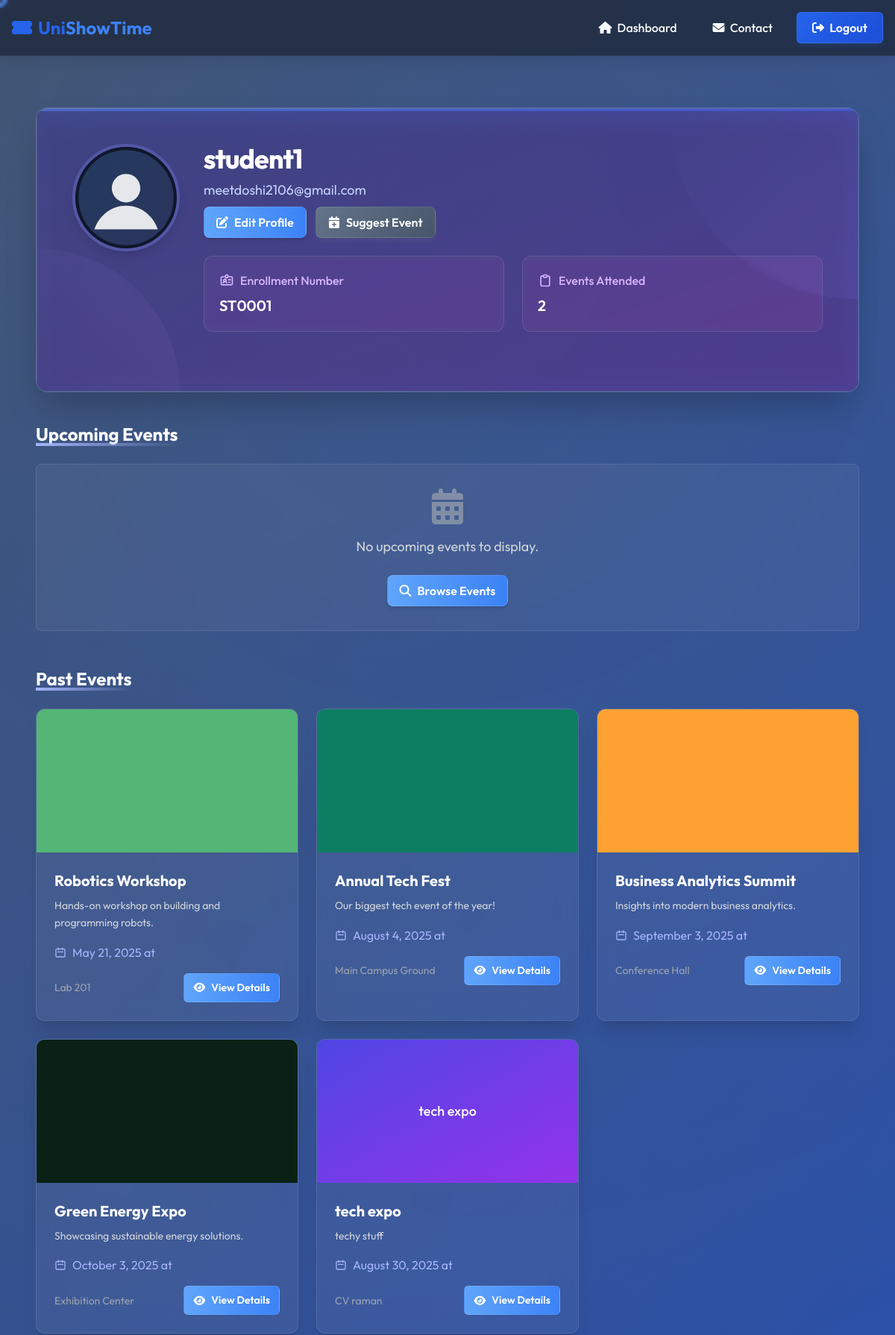
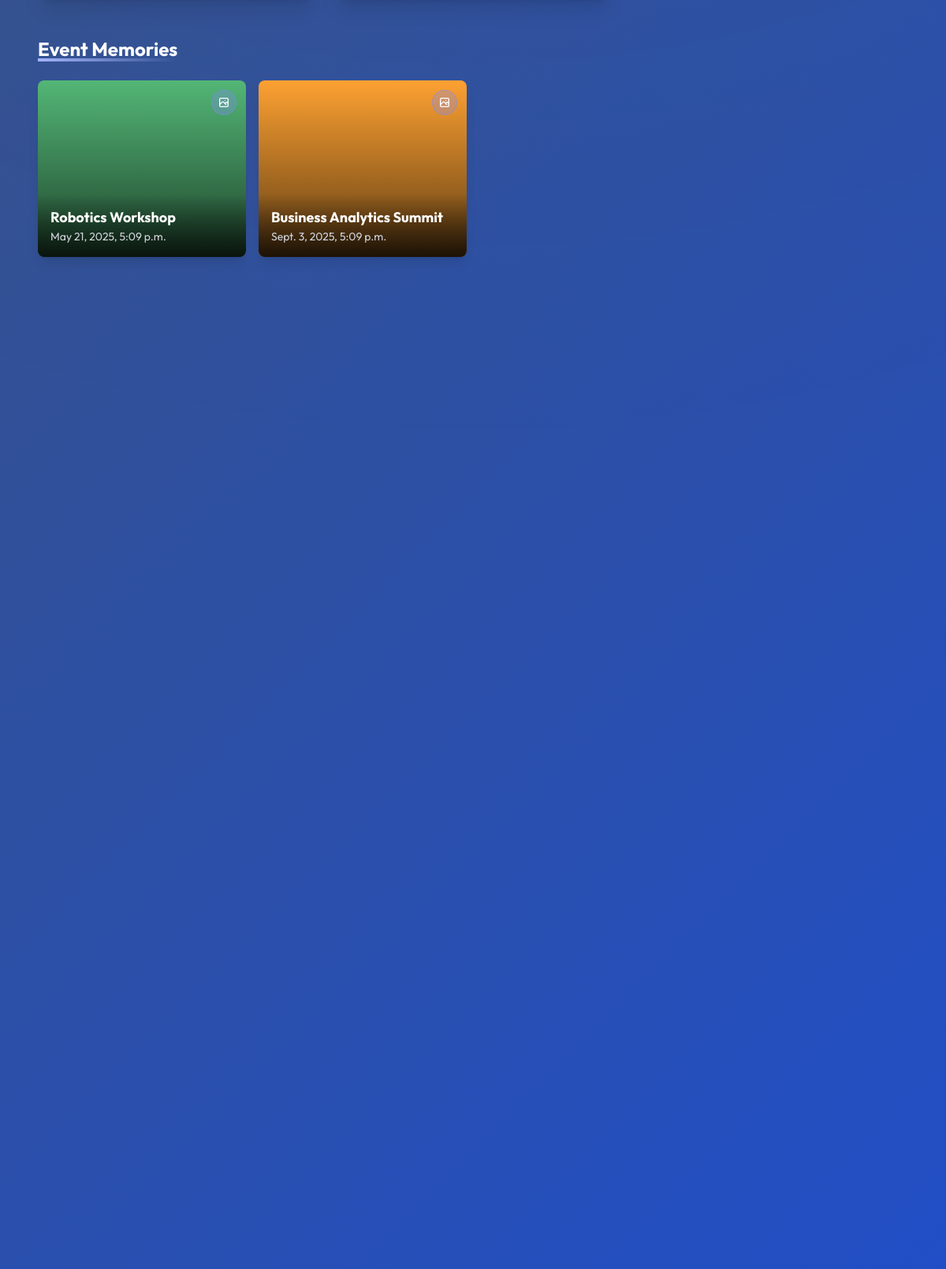
/student-dashboard/ (signed in, upper part), run on the app's committed database (2 pictures, top to bottom).
### mainapp/models.py (models this page shows, shortened)
class CustomUser(AbstractUser, PermissionsMixin):
    role = models.CharField(max_length=20, choices=ROLE_CHOICES, default='student')
    enrollment_no = models.CharField(max_length=20, unique=True, null=True, blank=True)
    department = models.ForeignKey(Department, on_delete=models.SET_NULL, null=True, blank=True)
    profile_image = models.ImageField(upload_to='profiles/', blank=True, null=True)

class Event(models.Model):
    CATEGORY_CHOICES = (
        ('seminar', 'Seminar'),
        ('concert', 'Concert'),
        ('stage_event', 'Stage Event'),
        ('educational', 'Educational'),
        ('other', 'Other'),
    )
    title = models.CharField(max_length=200)
    description = models.TextField()
    date = models.DateTimeField(null=True, blank=True)
    location = models.CharField(max_length=200, null=True, blank=True)
    image = models.ImageField(upload_to='event_images/', null=True, blank=True)
    available_tickets = models.IntegerField(default=0)
    ticket_price = models.DecimalField(max_digits=10, decimal_places=2, default=0.00)
    department = models.ForeignKey(Department, on_delete=models.SET_NULL, null=True, blank=True, related_name='events')
    created_by = models.ForeignKey(CustomUser, on_delete=models.CASCADE, related_name='created_events')
    category = models.CharField(max_length=20, choices=CATEGORY_CHOICES, default='other')

class Ticket(models.Model):
    event = models.ForeignKey(Event, on_delete=models.CASCADE)
    user = models.ForeignKey(CustomUser, on_delete=models.CASCADE)
    booked_at = models.DateTimeField(auto_now_add=True)
    qr_code = models.ImageField(upload_to='qrcodes/', blank=True)
    class Meta:
        unique_together = ('event', 'user')

### mainapp/views.py (the view)
# urls.py: path('student-dashboard/', views.student_dashboard, name='student_dashboard'),
@login_required
def student_dashboard(request):
    if request.user.role != 'student':
        return redirect('dashboard')
    from django.utils import timezone
    from .models import Event, Ticket
    events = Event.objects.exclude(date__isnull=True, location__isnull=True).filter(date__gte=timezone.now())
    past_events = Event.objects.exclude(date__isnull=True, location__isnull=True).filter(date__lt=timezone.now())
    attended_events = Ticket.objects.filter(user=request.user)
    return render(request, 'dashboard/student_dashboard.html', {
        'upcoming_events': events,
        'past_events': past_events,
        'attended_events': attended_events
    })

### mainapp/templates/dashboard/student_dashboard.html (shortened to what this page needs)
{% extends 'base.html' %}
{% load static %}
{% block content %}
<div class="min-h-screen  py-12 px-4">
    <div class="container mx-auto max-w-6xl">
        <div class="mb-10 rounded-2xl overflow-hidden shadow-2xl relative bg-white/5 backdrop-blur-lg border border-white/10"
             data-aos="fade-up" data-aos-duration="1000">
            <div class="absolute top-0 left-0 w-full h-1 bg-gradient-to-r from-blue-400 via-blue-500 to-blue-600 animate-gradient-x"></div>
            <div class="absolute inset-0 bg-black opacity-20 z-0"></div>
            <div class="absolute inset-0 bg-gradient-to-br from-indigo-600/30 to-purple-600/30 backdrop-filter backdrop-blur-lg z-0 border border-white/10"></div>
            <div class="absolute top-0 right-0 w-64 h-64 bg-gradient-to-br from-transparent to-indigo-400 opacity-10 rounded-bl-full z-0"></div>
            <div class="absolute bottom-0 left-0 w-48 h-48 bg-gradient-to-tr from-transparent to-purple-400 opacity-10 rounded-tr-full z-0"></div>
            <div class="relative p-8 md:p-10 lg:p-12 z-10">
                <div class="flex flex-col md:flex-row items-center md:items-start gap-8">
                    <div class="profile-image-container group">
                        <div class="w-36 h-36 rounded-full overflow-hidden border-4 border-indigo-400/30 shadow-lg transform transition-all duration-500 hover:scale-105 hover:border-purple-400/50 relative">
                            {% if user.profile_image %}
                            <img src="{{ user.profile_image.url }}" alt="Profile Image" class="w-full h-full object-cover transition-all duration-500 group-hover:scale-110">
                            {% else %}
                            <img src="{% static 'images/default_profile.svg' %}" alt="Default Profile Image" class="w-full h-full object-cover">
                            {% endif %}
                        </div>
                    </div>
                    <div class="flex-1 text-center md:text-left">
                        <h1 class="text-4xl font-bold text-white mb-2 tracking-tight bg-clip-text text-transparent bg-gradient-to-r from-white to-indigo-200">{{ user.username }}</h1>
                        <p class="text-indigo-200 mb-2 text-lg">{{ user.email }}</p>
                        <div class="flex flex-col sm:flex-row gap-3 mb-6 justify-center md:justify-start">
                            <a href="{% url 'edit_profile' %}" class="btn-base btn-primary btn-icon btn-ripple inline-flex items-center gap-2 px-4 py-2 rounded-lg bg-gradient-to-r from-blue-400 to-blue-500 hover:from-blue-500 hover:to-blue-600 text-white shadow-md transition">
                                <i class="fas fa-edit"></i>
                                <span>Edit Profile</span>
                            </a>
                            <a href="{% url 'suggest_event' %}" class="btn-base btn-secondary btn-icon btn-ripple inline-flex items-center gap-2 px-4 py-2 rounded-lg bg-white/5 border border-white/10 text-white transition hover:scale-[1.02]">
                                <i class="fas fa-calendar-plus"></i>
                                <span>Suggest Event</span>
                            </a>
                        </div>
                        <div class="grid grid-cols-1 md:grid-cols-2 gap-6 mb-8">
                            <div class="p-5 rounded-xl bg-white/5 border border-white/10 backdrop-filter backdrop-blur-sm transform transition-all duration-300 hover:bg-white/10 hover:scale-105 hover:shadow-xl">
                                <h3 class="text-purple-300 font-medium mb-2 flex items-center">
                                    Enrollment Number
                                </h3>
                                {% if user.enrollment_no %}
                                <p class="text-white text-xl font-semibold">{{ user.enrollment_no }}</p>
                                {% else %}
                                <p class="text-blue-400 text-xl font-semibold">Not Set</p>
                                {% endif %}
                            </div>
                            <div class="p-5 rounded-xl bg-white/5 border border-white/10 backdrop-filter backdrop-blur-sm transform transition-all duration-300 hover:bg-white/10 hover:scale-105 hover:shadow-xl">
                                <h3 class="text-purple-300 font-medium mb-2 flex items-center">
                                    <svg class="w-5 h-5 mr-2" fill="none" stroke="currentColor" viewBox="0 0 24 24" aria-hidden="true">
                                        <path stroke-linecap="round" stroke-linejoin="round" stroke-width="2" d="M9 5H7a2 2 0 00-2 2v12a2 2 0 002 2h10a2 2 0 002-2V7a2 2 0 00-2-2h-2M9 5a2 2 0 002 2h2a2 2 0 002-2M9 5a2 2 0 012-2h2a2 2 0 012 2"></path>
                                    </svg>
                                    Events Attended
                                </h3>
                                <p class="text-white text-xl font-semibold">{{ attended_events.count }}</p>
                            </div>
                        </div>
                    </div>
                </div>
            </div>
        </div>
    <div class="container mx-auto max-w-6xl mb-12">
        <h2 class="text-2xl font-bold text-white mb-6 relative inline-block">
            Upcoming Events
            <span class="absolute bottom-0 left-0 w-full h-1 bg-gradient-to-r from-indigo-300 to-transparent"></span>
        </h2>
        <div class="grid grid-cols-1 md:grid-cols-2 lg:grid-cols-3 gap-6">
            {% for event in upcoming_events %}
            <div class="event-card bg-white/5 backdrop-blur-lg rounded-xl overflow-hidden shadow-xl border border-white/10 transform transition-all duration-300 hover:shadow-2xl hover:scale-105" data-aos="fade-up" data-aos-delay="{{ forloop.counter|add:'100' }}">
                {% if event.image %}
                <img src="{{ event.image.url }}" alt="{{ event.title }}" class="w-full h-48 object-cover">
                {% else %}
                <div class="w-full h-48 bg-gradient-to-br from-indigo-600 to-purple-600 flex items-center justify-center">
                    <span class="text-white text-lg font-medium">{{ event.title }}</span>
                </div>
                {% endif %}
                <div class="p-6">
                    <h3 class="text-xl font-bold text-white mb-2">{{ event.title }}</h3>
                    <p class="text-gray-300 mb-4 text-sm leading-relaxed">{{ event.description|truncatechars:100 }}</p>
                    <div class="flex items-center text-indigo-300 mb-4">
                        <svg class="w-4 h-4 mr-2" fill="none" stroke="currentColor" viewBox="0 0 24 24" aria-hidden="true">
                            <path stroke-linecap="round" stroke-linejoin="round" stroke-width="2" d="M8 7V3m8 4V3m-9 8h10M5 21h14a2 2 0 002-2V7a2 2 0 00-2-2H5a2 2 0 00-2 2v12a2 2 0 002 2z"></path>
                        </svg>
                        <span>{{ event.date|date:"F j, Y" }} at {{ event.time|time:"g:i A" }}</span>
                    </div>
                    <div class="flex justify-between items-center">
                        <span class="text-sm text-gray-400">{{ event.location }}</span>
                        {% if event.id %}
                        <a href="{% url 'event_details' event.id %}" class="btn-base btn-primary btn-sm btn-icon btn-ripple inline-flex items-center gap-2 px-3 py-2 rounded-md bg-gradient-to-r from-blue-400 to-blue-500 text-white shadow-sm transition">
                            <i class="fas fa-eye"></i>
                            <span>View Details</span>
                        </a>
                        {% endif %}
                    </div>
                </div>
             </div>
             {% empty %}
            <div class="col-span-full p-8 rounded-lg bg-white/5 border border-white/10 text-center backdrop-filter backdrop-blur-sm group relative overflow-hidden">
                <i class="fas fa-calendar-alt text-5xl text-gray-400 mx-auto mb-4 opacity-70 group-hover:text-primary-light group-hover:opacity-80 transition-all duration-300 transform group-hover:scale-110 relative z-10"></i>
                <p class="text-gray-300 text-lg group-hover:text-white transition-colors duration-300 relative z-10">No upcoming events to display.</p>
                <div class="mt-6">
                    <a href="{% url 'events' %}" class="btn-base btn-primary btn-icon btn-ripple inline-flex items-center gap-2 px-4 py-2 rounded-lg bg-gradient-to-r from-blue-400 to-blue-500 text-white shadow-md transition">
                        <i class="fas fa-search"></i>
                        <span>Browse Events</span>
                    </a>
                </div>
            </div>
            {% endfor %}
        </div>
    </div>
    <div class="container mx-auto max-w-6xl mb-12">
        <h2 class="text-2xl font-bold text-white mb-6 relative inline-block">
            Past Events
            <span class="absolute bottom-0 left-0 w-full h-1 bg-gradient-to-r from-indigo-300 to-transparent"></span>
        </h2>
        <div class="grid grid-cols-1 md:grid-cols-2 lg:grid-cols-3 gap-6">
            {% for event in past_events %}
            <div class="past-event-card bg-white/5 backdrop-blur-lg rounded-xl overflow-hidden shadow-xl border border-white/10 transform transition-all duration-300 hover:shadow-2xl hover:scale-105" data-aos="fade-up" data-aos-delay="{{ forloop.counter|add:'100' }}">
                {% if event.image %}
                <img src="{{ event.image.url }}" alt="{{ event.title }}" class="w-full h-48 object-cover">
                {% else %}
                <div class="w-full h-48 bg-gradient-to-br from-indigo-600 to-purple-600 flex items-center justify-center">
                    <span class="text-white text-lg font-medium">{{ event.title }}</span>
                </div>
                {% endif %}
                <div class="p-6">
                    <h3 class="text-xl font-bold text-white mb-2">{{ event.title }}</h3>
                    <p class="text-gray-300 mb-4 text-sm leading-relaxed">{{ event.description|truncatechars:100 }}</p>
                    <div class="flex items-center text-indigo-300 mb-4">
                        <svg class="w-4 h-4 mr-2" fill="none" stroke="currentColor" viewBox="0 0 24 24" aria-hidden="true">
                            <path stroke-linecap="round" stroke-linejoin="round" stroke-width="2" d="M8 7V3m8 4V3m-9 8h10M5 21h14a2 2 0 002-2V7a2 2 0 00-2-2H5a2 2 0 00-2 2v12a2 2 0 002 2z"></path>
                        </svg>
                        <span>{{ event.date|date:"F j, Y" }} at {{ event.time|time:"g:i A" }}</span>
                    </div>
                    <div class="flex justify-between items-center">
                        <span class="text-sm text-gray-400">{{ event.location }}</span>
                        <a href="{% url 'event_details' event.id %}" class="btn-base btn-primary btn-sm btn-icon btn-ripple inline-flex items-center gap-2 px-3 py-2 rounded-md bg-gradient-to-r from-blue-400 to-blue-500 text-white shadow-sm transition">
                            <i class="fas fa-eye"></i>
                            <span>View Details</span>
                        </a>
                    </div>
                </div>
            </div>
            {% endfor %}
        </div>
    </div>
    <div>
        <h2 class="text-2xl font-bold text-white mb-6 relative inline-block">
            Event Memories
            <span class="absolute bottom-0 left-0 w-full h-1 bg-gradient-to-r from-indigo-300 to-transparent"></span>
        </h2>
        <div class="grid grid-cols-4 gap-4">
            {% for ticket in attended_events %}
            <a href="{% url 'event_memories' ticket.event.id %}" class="group">
                <div class="relative overflow-hidden rounded-lg h-56 shadow-lg transition-all duration-300 transform group-hover:scale-105">
                    {% if ticket.event.image %}
                    <img src="{{ ticket.event.image.url }}" alt="{{ ticket.event.title }}"
                         class="w-full h-full object-cover transition-transform duration-700 group-hover:scale-110">
                    {% else %}
                    <div class="w-full h-full bg-gray-700 flex items-center justify-center">
                        <span class="text-gray-400">No Image</span>
                    </div>
                    {% endif %}
                    <div class="absolute inset-0 bg-gradient-to-t from-black/70 to-transparent opacity-90 group-hover:opacity-70 transition-opacity duration-300"></div>
                    <div class="absolute bottom-0 left-0 right-0 p-4 bg-gradient-to-t from-black/70 to-transparent">
                        <h3 class="text-lg font-bold text-white group-hover:text-indigo-300 transition-colors duration-300">
                            {{ ticket.event.title }}
                        </h3>
                        <p class="text-sm text-gray-300">{{ ticket.event.date }}</p>
                    </div>
                    <div class="absolute top-0 right-0 p-3">
                        <span class="inline-flex items-center justify-center w-8 h-8 rounded-full bg-indigo-400/30 backdrop-filter backdrop-blur-sm border border-indigo-400/50">
                        </span>
                    </div>
                </div>
            </a>
            {% endfor %}
        </div>
    </div>
 </div>
{% endblock %}

### data on the page
CustomUser: username "student1", email "meetdoshi2106@gmail.com", enrollment_no "ST0001"
Event: image (picture), title "Robotics Workshop", description "Hands-on workshop on building and programming robots.", date "May 21, 2025", location "Lab 201"
Event: image (picture), title "Annual Tech Fest", description "Our biggest tech event of the year!", date "August 4, 2025", location "Main Campus Ground"
Event: image (picture), title "Business Analytics Summit", description "Insights into modern business analytics.", date "September 3, 2025", location "Conference Hall"
Event: image (picture), title "Green Energy Expo", description "Showcasing sustainable energy solutions.", date "October 3, 2025", location "Exhibition Center"
Event: title "tech expo", description "techy stuff", date "August 30, 2025", location "CV raman"
Ticket: event.image (picture), event "Robotics Workshop", event "May 21, 2025, 5:09 p.m."
Ticket: event.image (picture), event "Business Analytics Summit", event "Sept. 3, 2025, 5:09 p.m."

### other printed values
{{ attended_events.count }} "2"
